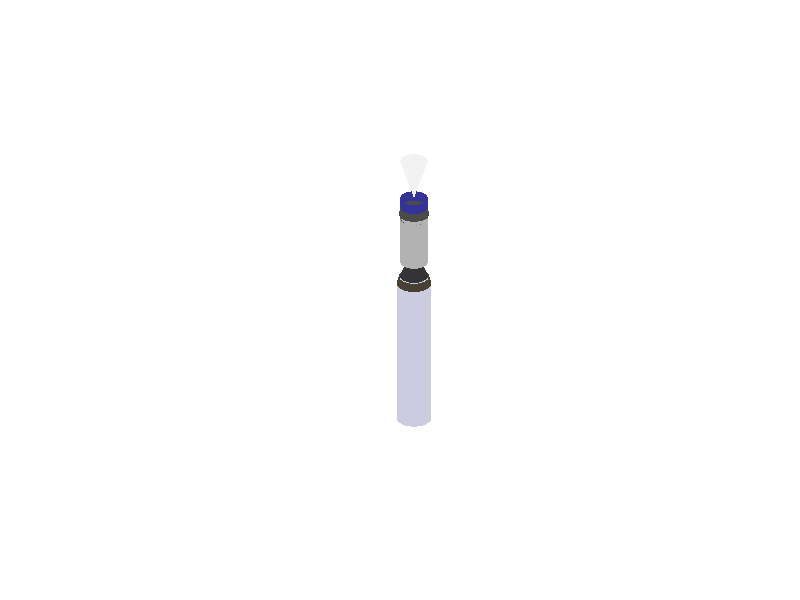

Here is the MATLAB script that generated this plot: (Note: this script raises an error after producing the figure.)
figure;
hold on; axis equal; axis off; view(3);

%--- NOSE CONE (Payload Fairing)
[nx,ny,nz]=cylinder([0 0.35],60); nz=nz*1.1+6.7; % z = 6.7 to 7.8
surf(nx,ny,nz,'FaceColor',[1 1 1]*0.95,'EdgeAlpha',0.05);

%--- AVIONICS BAY
[ax,ay,az]=cylinder([0.35 0.35],50); az=az*0.28+6.42;
surf(ax,ay,az,'FaceColor',[0.2 0.2 0.6],'EdgeAlpha',0.07);

%--- INTERSTAGE COUPLER
[cx,cy,cz]=cylinder([0.39 0.35],40); cz=cz*0.2+6.22;
surf(cx,cy,cz,'FaceColor',[0.3 0.3 0.28],'EdgeAlpha',0.08);

%--- SECOND STAGE TANK
[s2x,s2y,s2z]=cylinder([0.35 0.35],60); s2z=s2z*1.4+4.8;
surf(s2x,s2y,s2z,'FaceColor',[0.7 0.7 0.7],'EdgeAlpha',0.05);

%--- SECOND STAGE ENGINE BELL
[esx,esy,esz]=cylinder([0.35 0.21],40); esz=esz*0.42+4.38;
surf(esx,esy,esz,'FaceColor',[0.2 0.2 0.22],'EdgeAlpha',0.06);

%--- SAFETY/CUTAWAY MARK
for cut=0:4
    line([-0.35 0.35]*cos(pi*cut/2.2), [-0.35 0.35]*sin(pi*cut/2.2),6.1*[1 1],'Color','k','LineWidth',1);
end

%--- INTERSTAGE RING
[irx,iry,irz]=cylinder([0.45 0.39],40); irz=irz*0.21+4.17;
surf(irx,iry,irz,'FaceColor',[0.28 0.25 0.2],'EdgeAlpha',0.12);

%--- FIRST STAGE (large tanks)
[x1,y1,z1]=cylinder([0.45 0.45],60); z1=z1*4+0.17;
surf(x1,y1,z1,'FaceColor',[0.8 0.8 0.88],'EdgeAlpha',0.03);

%--- MAINTENANCE/FUEL PORT
[fp_x,fp_y]=circle(0.07,30);
z_fp=3; % Port height
fill3(fp_x+0.45,fp_y,z_fp*ones(size(fp_x)),[0.7 0.3 0],'EdgeAlpha',0.7);

%--- ENGINE SECTION BELL ARRAY
n_eng=9; e_rad=0.20; e_bell=0.07; eb_z=0.13;
for k=0:n_eng-1
    ang = 2*pi*k/n_eng;
    [ex,ey,ez]=cylinder([e_bell e_rad],20); ez=ez*eb_z-0.13;
    surf(ex+0.33*cos(ang), ey+0.33*sin(ang), ez, 'FaceColor',[0.17 0.17 0.18],'EdgeAlpha',0.03);   
end
% Center engine (for Falcon 9 style)
[ex,ey,ez]=cylinder([e_bell e_rad],20); ez=ez*eb_z-0.13;
surf(ex, ey, ez, 'FaceColor',[0.22 0.18 0.16],'EdgeAlpha',0.06);

%--- FINS (4 swept-back)
fin_z=[0 -0.09 0.18 0.25 0];
fin_r=[0.45 0.49 0.66 0.67 0.45];
for k=0:3
    rot = k*pi/2;
    x_fin = fin_r .* cos(rot); y_fin = fin_r .* sin(rot);
    fill3(x_fin, y_fin, fin_z, [0.13 0.13 0.15],'EdgeAlpha',0.9,'EdgeColor','k');
end

%--- GRID FINS (Falcon style, could be rectangles furthe rdown)
for k=0:3
    grid_z=0.9; % mid-low
    rot = k*pi/2; gd=[-0.04 0.04 0.04 -0.04];
    [gx,gy]=pol2cart(rot*ones(1,4), 0.54*ones(1,4));
    fill3(gx+gd, gy+gd, grid_z*ones(1,4),[0.39 0.38 0.30],'EdgeAlpha',0.8);
end

%--- BOOSTERS (side, optional)
for b = [-1,1]
    [bx,by,bz]=cylinder([0.15 0.18],40); bz=bz*3.4+0.2;
    surf(bx+b*0.85,by,bz,[0.82 0.78 0.89],'EdgeAlpha',0.05);
    % Booster nozzle
    [boX,boY,boZ]=cylinder([0.18 0.24],30); boZ=boZ*0.12-0.05;
    surf(boX+b*0.85,boY,boZ+0.2,[0.21 0.16 0.14],'EdgeAlpha',0.06);
end

%--- Sensor/Cameras/Ports (just add small spheres/discs)
[sx,sy,sz]=sphere(10);
surf(0.05*sx+0.52,0.05*sy+0.1,3.8+0.05*sz,[0.91 0.97 0.2],'EdgeAlpha',0.7);

%--- Annotate major sections
text(0,0,8,'Payload Fairing','HorizontalAlignment','center','FontSize',14,'Color','k');
text(0,0,6.5,'Avionics','HorizontalAlignment','center','FontSize',10,'Color','b');
text(0,0,5.5,'Stage 2','HorizontalAlignment','center','FontSize',10,'Color','k');
text(0,0,1.3,'Stage 1','HorizontalAlignment','center','FontSize',10,'Color','k');

%--- GENERAL 3D Lighting
light('Position',[6 5 12],'Style','infinite'); material shiny
hold off;

function [x,y]=circle(r,n)
    theta=linspace(0,2*pi,n);
    x=r*cos(theta); y=r*sin(theta);
end
